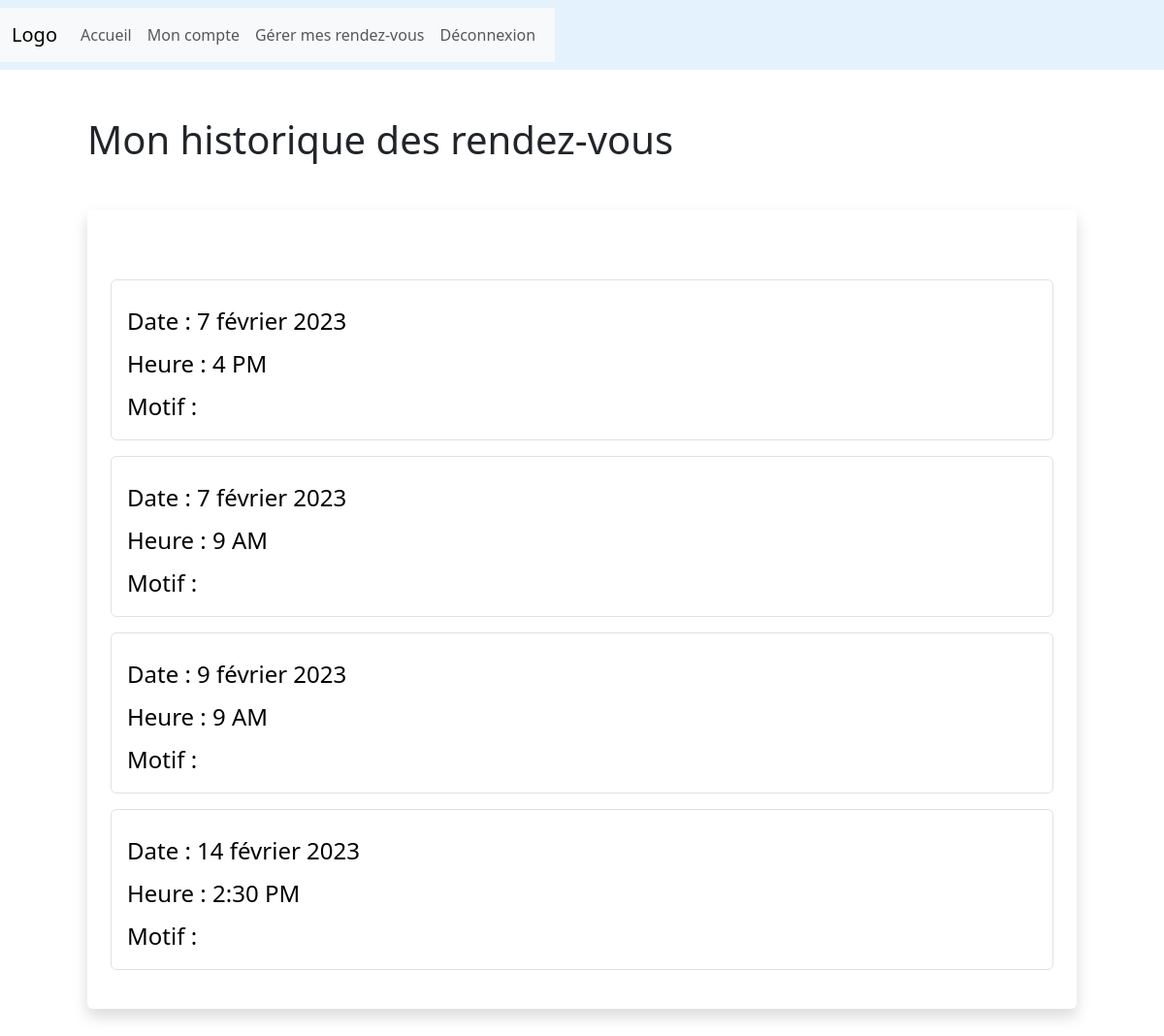
/client-history/ (signed in), run on the app's committed database.
### bookingapp/models.py (models this page shows, shortened)
class Appointment(models.Model):
    user = models.ForeignKey(User, on_delete=models.CASCADE, null=True, blank=True)
    day = models.DateField(default=datetime.now)
    time = models.CharField(max_length=10, choices=TIME_CHOICES, default=("9 AM"))
    time_ordered = models.DateTimeField(default=datetime.now, blank=True)
    notes = models.TextField(blank=True)
    motif = models.CharField(max_length=100, null=True, blank=True)

### bookingapp/views.py (the view)
# urls.py: path('client-history/', views.client_history, name='client_history'),
def client_history(request):
    user = request.user
    old_appointments = Appointment.objects.filter(user=user, day__lt=datetime.now().date()).order_by('day', 'time')
    now = datetime.today().date()
    return render(request, 'client_history.html', {
        'user':user,
        'old_appointments':old_appointments,
        'now': now,
    })

### bookingapp/templates/bookingapp/client_history.html (shortened to what this page needs)
{% extends 'base.html' %}
{% block content %}
{% if user.is_authenticated %}
<h1 class=" ms-5 mt-5 ">Mon historique des rendez-vous</h1>
<div class="shadow p-4 mb-5 bg-body bg-body rounded text-black  m-5 ">
  {% if old_appointments.count > 0 %}
  <div class="mt-5 ">
    {% for old_appointment in old_appointments %}
    <div class="list-group fs-4 border p-3 mb-3">
      <p class="list-group mt-2">Date : {{ old_appointment.day }}</p>
      <p class="list-group mt-2">Heure : {{ old_appointment.time }}</p>
      <p class="list-group mt-2">Motif : {{ old_appointment.motif }}</p>
    </div>
    {% endfor %}
  </div>
  {%else%}
  <div class="mt-5 ">Vous n'avez pas encore de rendez-vous passés.</div>
  {% endif %}
{% else %}
<div class="shadow p-4 mb-5 bg-body bg-body rounded text-black  m-5">
  <h1 class="p-2  ms-3">Connecte toi d'abord !</h1>
  <a href="{% url 'login' %}" class="btn btn-secondary text-white">Se connecter</a>
</div>
{% endif %}
{% endblock %}

### data on the page
Appointment: day "7 février 2023", time "4 PM"
Appointment: day "7 février 2023", time "9 AM"
Appointment: day "9 février 2023", time "9 AM"
Appointment: day "14 février 2023", time "2:30 PM"
